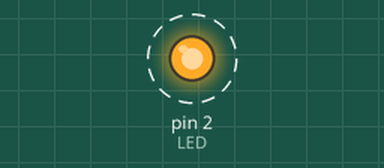
This sketch was run on a simulated Arduino Uno, built with avr-gcc and run on an emulated ATmega328P. On the bench: output pins drawn as LEDs (lit = HIGH). Dashed ring = blinking. What the sketch prints to the serial monitor is not drawn.

Above: at 5.5 s.
Timing chart, 0 to 9.6 s (numbered marks = the images above):
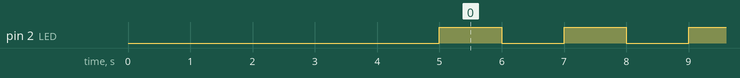

Measured:
- by itself, pin 2 (LED): alternates HIGH for 1.0 s and LOW for 1.0 s

The sketch:

arduino_setup.ino
```cpp
// #include <dummy.h>
#include <Arduino.h>
// #include <ATCommands.h>
#define LED 2

// bool at_command(ATCommands *sender) {
//   static at_command_t commands[] = {
//     // { "+PRINT", at_run_cmd_print, at_test_cmd_print, at_read_cmd_print, at_write_cmd_print },
//   };
// }

void setup() {
  // put your setup code here, to run once:
  Serial.begin(9600);
  pinMode(LED, OUTPUT);
  Serial.print("begin\n");
  delay(5000);
  // AT.begin(&Serial, commands, sizeof(commands), WORKING_BUFFER_SIZE);
}

void loop() {
  // put your main code here, to run repeatedly:
  digitalWrite(LED, HIGH);
  // Serial.println("LED is on");
  Serial.println(50);
  delay(1000);

  digitalWrite(LED, LOW);
  // Serial.println("LED is on");
  Serial.println(0);
  delay(1000);

  // AT.update();
}
```
